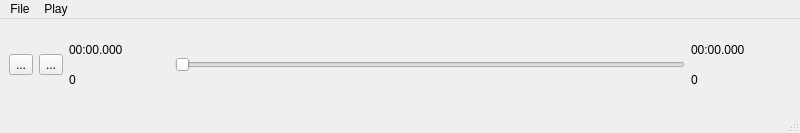
<?xml version="1.0" encoding="UTF-8"?>
<ui version="4.0">
 <class>MainWindow</class>
 <widget class="QMainWindow" name="MainWindow">
  <property name="geometry">
   <rect>
    <x>0</x>
    <y>0</y>
    <width>800</width>
    <height>133</height>
   </rect>
  </property>
  <property name="windowTitle">
   <string>Log Player</string>
  </property>
  <widget class="QWidget" name="centralwidget">
   <layout class="QVBoxLayout" name="verticalLayout_3">
    <item>
     <layout class="QHBoxLayout" name="horizontalLayout">
      <item>
       <widget class="QToolButton" name="btnOpen">
        <property name="text">
         <string>...</string>
        </property>
       </widget>
      </item>
      <item>
       <widget class="QToolButton" name="btnPlay">
        <property name="text">
         <string>...</string>
        </property>
       </widget>
      </item>
      <item>
       <layout class="QVBoxLayout" name="verticalLayout">
        <item>
         <widget class="QLabel" name="lblTimeCurrent">
          <property name="minimumSize">
           <size>
            <width>100</width>
            <height>24</height>
           </size>
          </property>
          <property name="maximumSize">
           <size>
            <width>100</width>
            <height>24</height>
           </size>
          </property>
          <property name="text">
           <string>00:00.000</string>
          </property>
         </widget>
        </item>
        <item>
         <widget class="QLabel" name="lblPacketCurrent">
          <property name="minimumSize">
           <size>
            <width>100</width>
            <height>24</height>
           </size>
          </property>
          <property name="maximumSize">
           <size>
            <width>100</width>
            <height>24</height>
           </size>
          </property>
          <property name="text">
           <string>0</string>
          </property>
         </widget>
        </item>
       </layout>
      </item>
      <item>
       <widget class="QSlider" name="horizontalSlider">
        <property name="maximum">
         <number>0</number>
        </property>
        <property name="pageStep">
         <number>1000</number>
        </property>
        <property name="orientation">
         <enum>Qt::Horizontal</enum>
        </property>
       </widget>
      </item>
      <item>
       <layout class="QVBoxLayout" name="verticalLayout_2">
        <item>
         <widget class="QLabel" name="lblTimeMax">
          <property name="minimumSize">
           <size>
            <width>100</width>
            <height>24</height>
           </size>
          </property>
          <property name="maximumSize">
           <size>
            <width>100</width>
            <height>24</height>
           </size>
          </property>
          <property name="text">
           <string>00:00.000</string>
          </property>
         </widget>
        </item>
        <item>
         <widget class="QLabel" name="lblPacketMax">
          <property name="minimumSize">
           <size>
            <width>100</width>
            <height>24</height>
           </size>
          </property>
          <property name="maximumSize">
           <size>
            <width>100</width>
            <height>24</height>
           </size>
          </property>
          <property name="text">
           <string>0</string>
          </property>
         </widget>
        </item>
       </layout>
      </item>
     </layout>
    </item>
   </layout>
  </widget>
  <widget class="QMenuBar" name="menubar">
   <property name="geometry">
    <rect>
     <x>0</x>
     <y>0</y>
     <width>800</width>
     <height>25</height>
    </rect>
   </property>
   <widget class="QMenu" name="menuFile">
    <property name="title">
     <string>File</string>
    </property>
    <addaction name="actionOpen"/>
    <addaction name="actionQuit"/>
   </widget>
   <widget class="QMenu" name="menuPlay">
    <property name="title">
     <string>Play</string>
    </property>
    <addaction name="actionPlay"/>
   </widget>
   <addaction name="menuFile"/>
   <addaction name="menuPlay"/>
  </widget>
  <widget class="QStatusBar" name="statusbar"/>
  <action name="actionStep">
   <property name="text">
    <string>Step</string>
   </property>
   <property name="toolTip">
    <string>Step</string>
   </property>
   <property name="shortcut">
    <string>.</string>
   </property>
  </action>
  <action name="actionOpen">
   <property name="text">
    <string>Open</string>
   </property>
   <property name="shortcut">
    <string>Ctrl+O</string>
   </property>
  </action>
  <action name="actionQuit">
   <property name="text">
    <string>Quit</string>
   </property>
   <property name="shortcut">
    <string>Ctrl+Q</string>
   </property>
  </action>
  <action name="actionPlay">
   <property name="text">
    <string>Play</string>
   </property>
   <property name="shortcut">
    <string>Space</string>
   </property>
  </action>
 </widget>
 <resources/>
 <connections>
  <connection>
   <sender>actionQuit</sender>
   <signal>triggered()</signal>
   <receiver>MainWindow</receiver>
   <slot>close()</slot>
   <hints>
    <hint type="sourcelabel">
     <x>-1</x>
     <y>-1</y>
    </hint>
    <hint type="destinationlabel">
     <x>399</x>
     <y>66</y>
    </hint>
   </hints>
  </connection>
 </connections>
</ui>
